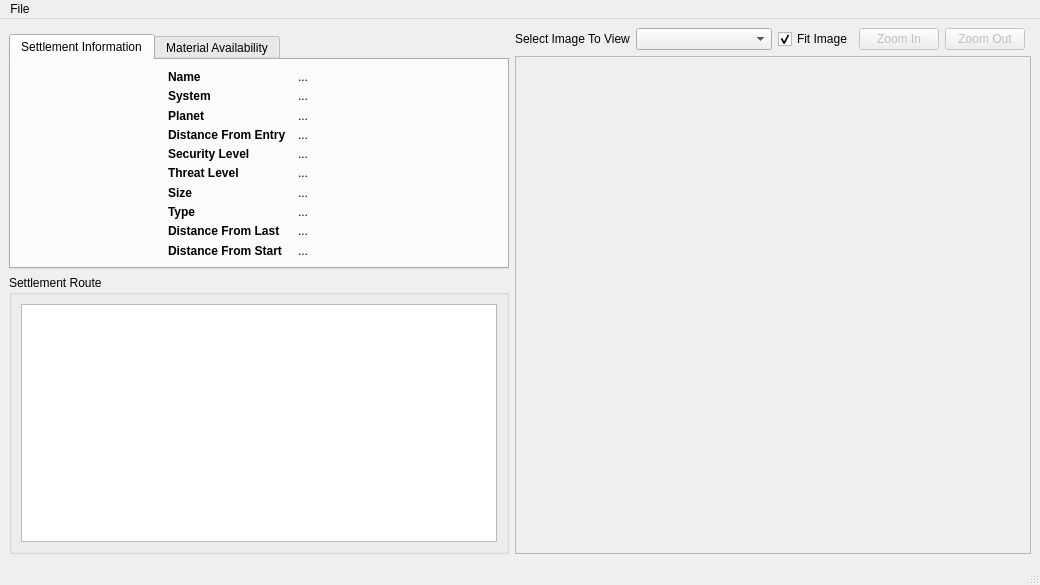
<?xml version="1.0" encoding="UTF-8"?>
<ui version="4.0">
 <class>RouteViewer</class>
 <widget class="QMainWindow" name="RouteViewer">
  <property name="geometry">
   <rect>
    <x>0</x>
    <y>0</y>
    <width>1040</width>
    <height>585</height>
   </rect>
  </property>
  <property name="sizePolicy">
   <sizepolicy hsizetype="MinimumExpanding" vsizetype="MinimumExpanding">
    <horstretch>1</horstretch>
    <verstretch>0</verstretch>
   </sizepolicy>
  </property>
  <property name="minimumSize">
   <size>
    <width>1040</width>
    <height>585</height>
   </size>
  </property>
  <property name="windowTitle">
   <string>Route Viewer</string>
  </property>
  <widget class="QWidget" name="centralwidget">
   <property name="sizePolicy">
    <sizepolicy hsizetype="MinimumExpanding" vsizetype="MinimumExpanding">
     <horstretch>0</horstretch>
     <verstretch>0</verstretch>
    </sizepolicy>
   </property>
   <layout class="QGridLayout" name="gridLayout_4">
    <item row="0" column="2" rowspan="3">
     <layout class="QGridLayout" name="gridLayout_3">
      <item row="0" column="2">
       <widget class="QCheckBox" name="fitImageCheckbox">
        <property name="text">
         <string>Fit Image</string>
        </property>
        <property name="checked">
         <bool>true</bool>
        </property>
       </widget>
      </item>
      <item row="1" column="0" colspan="6">
       <widget class="ImageViewer" name="largeImage">
        <property name="verticalScrollBarPolicy">
         <enum>Qt::ScrollBarAsNeeded</enum>
        </property>
        <property name="horizontalScrollBarPolicy">
         <enum>Qt::ScrollBarAsNeeded</enum>
        </property>
        <property name="sizeAdjustPolicy">
         <enum>QAbstractScrollArea::AdjustToContents</enum>
        </property>
        <property name="widgetResizable">
         <bool>true</bool>
        </property>
        <widget class="AspectRatioPixmapLabel" name="pixmap">
         <property name="geometry">
          <rect>
           <x>0</x>
           <y>0</y>
           <width>502</width>
           <height>477</height>
          </rect>
         </property>
        </widget>
       </widget>
      </item>
      <item row="0" column="3">
       <widget class="QPushButton" name="zoomInButton">
        <property name="enabled">
         <bool>false</bool>
        </property>
        <property name="text">
         <string>Zoom In</string>
        </property>
       </widget>
      </item>
      <item row="0" column="1">
       <widget class="QComboBox" name="imageList">
        <property name="sizePolicy">
         <sizepolicy hsizetype="Preferred" vsizetype="Fixed">
          <horstretch>1</horstretch>
          <verstretch>0</verstretch>
         </sizepolicy>
        </property>
       </widget>
      </item>
      <item row="0" column="0">
       <widget class="QLabel" name="label">
        <property name="sizePolicy">
         <sizepolicy hsizetype="Fixed" vsizetype="Preferred">
          <horstretch>0</horstretch>
          <verstretch>0</verstretch>
         </sizepolicy>
        </property>
        <property name="text">
         <string>Select Image To View</string>
        </property>
       </widget>
      </item>
      <item row="0" column="4">
       <widget class="QPushButton" name="zoomOutButton">
        <property name="enabled">
         <bool>false</bool>
        </property>
        <property name="text">
         <string>Zoom Out</string>
        </property>
       </widget>
      </item>
     </layout>
    </item>
    <item row="2" column="0">
     <widget class="QGroupBox" name="groupBox_2">
      <property name="sizePolicy">
       <sizepolicy hsizetype="Fixed" vsizetype="MinimumExpanding">
        <horstretch>0</horstretch>
        <verstretch>100</verstretch>
       </sizepolicy>
      </property>
      <property name="minimumSize">
       <size>
        <width>500</width>
        <height>0</height>
       </size>
      </property>
      <property name="font">
       <font/>
      </property>
      <property name="title">
       <string>Settlement Route</string>
      </property>
      <layout class="QHBoxLayout" name="horizontalLayout">
       <item>
        <widget class="QTableView" name="tableView">
         <property name="sizePolicy">
          <sizepolicy hsizetype="MinimumExpanding" vsizetype="MinimumExpanding">
           <horstretch>0</horstretch>
           <verstretch>100</verstretch>
          </sizepolicy>
         </property>
         <property name="minimumSize">
          <size>
           <width>400</width>
           <height>50</height>
          </size>
         </property>
         <property name="font">
          <font/>
         </property>
         <property name="alternatingRowColors">
          <bool>true</bool>
         </property>
        </widget>
       </item>
      </layout>
     </widget>
    </item>
    <item row="1" column="0">
     <widget class="QTabWidget" name="tabWidget">
      <property name="sizePolicy">
       <sizepolicy hsizetype="Fixed" vsizetype="Expanding">
        <horstretch>0</horstretch>
        <verstretch>0</verstretch>
       </sizepolicy>
      </property>
      <property name="minimumSize">
       <size>
        <width>500</width>
        <height>0</height>
       </size>
      </property>
      <property name="tabPosition">
       <enum>QTabWidget::North</enum>
      </property>
      <property name="tabShape">
       <enum>QTabWidget::Rounded</enum>
      </property>
      <property name="currentIndex">
       <number>0</number>
      </property>
      <widget class="QWidget" name="tab_3">
       <attribute name="title">
        <string>Settlement Information</string>
       </attribute>
       <layout class="QGridLayout" name="gridLayout">
        <property name="horizontalSpacing">
         <number>20</number>
        </property>
        <property name="verticalSpacing">
         <number>6</number>
        </property>
        <item row="0" column="0">
         <widget class="QLabel" name="settlementIcon">
          <property name="sizePolicy">
           <sizepolicy hsizetype="Fixed" vsizetype="Minimum">
            <horstretch>0</horstretch>
            <verstretch>1</verstretch>
           </sizepolicy>
          </property>
          <property name="minimumSize">
           <size>
            <width>128</width>
            <height>128</height>
           </size>
          </property>
          <property name="maximumSize">
           <size>
            <width>128</width>
            <height>128</height>
           </size>
          </property>
          <property name="font">
           <font>
            <pointsize>13</pointsize>
           </font>
          </property>
          <property name="text">
           <string/>
          </property>
          <property name="pixmap">
           <pixmap>:/noimage.png</pixmap>
          </property>
          <property name="alignment">
           <set>Qt::AlignLeading|Qt::AlignLeft|Qt::AlignVCenter</set>
          </property>
         </widget>
        </item>
        <item row="0" column="1" rowspan="2">
         <layout class="QGridLayout" name="gridLayout_2">
          <property name="horizontalSpacing">
           <number>12</number>
          </property>
          <property name="verticalSpacing">
           <number>4</number>
          </property>
          <item row="7" column="1">
           <widget class="QLabel" name="typeLabel">
            <property name="sizePolicy">
             <sizepolicy hsizetype="Preferred" vsizetype="Preferred">
              <horstretch>0</horstretch>
              <verstretch>1</verstretch>
             </sizepolicy>
            </property>
            <property name="font">
             <font/>
            </property>
            <property name="text">
             <string>...</string>
            </property>
           </widget>
          </item>
          <item row="3" column="1">
           <widget class="QLabel" name="entryDistanceLabel">
            <property name="sizePolicy">
             <sizepolicy hsizetype="Preferred" vsizetype="Preferred">
              <horstretch>0</horstretch>
              <verstretch>1</verstretch>
             </sizepolicy>
            </property>
            <property name="font">
             <font/>
            </property>
            <property name="text">
             <string>...</string>
            </property>
           </widget>
          </item>
          <item row="0" column="1">
           <widget class="QLabel" name="settlementLabel">
            <property name="sizePolicy">
             <sizepolicy hsizetype="Preferred" vsizetype="Preferred">
              <horstretch>0</horstretch>
              <verstretch>1</verstretch>
             </sizepolicy>
            </property>
            <property name="font">
             <font/>
            </property>
            <property name="text">
             <string>...</string>
            </property>
           </widget>
          </item>
          <item row="9" column="0">
           <widget class="QLabel" name="label_16">
            <property name="sizePolicy">
             <sizepolicy hsizetype="Fixed" vsizetype="Preferred">
              <horstretch>0</horstretch>
              <verstretch>0</verstretch>
             </sizepolicy>
            </property>
            <property name="font">
             <font>
              <weight>75</weight>
              <bold>true</bold>
             </font>
            </property>
            <property name="text">
             <string>Distance From Start</string>
            </property>
           </widget>
          </item>
          <item row="4" column="1">
           <widget class="QLabel" name="securityLabel">
            <property name="sizePolicy">
             <sizepolicy hsizetype="MinimumExpanding" vsizetype="Preferred">
              <horstretch>0</horstretch>
              <verstretch>1</verstretch>
             </sizepolicy>
            </property>
            <property name="font">
             <font/>
            </property>
            <property name="text">
             <string>...</string>
            </property>
           </widget>
          </item>
          <item row="9" column="1">
           <widget class="QLabel" name="startDistanceLabel">
            <property name="sizePolicy">
             <sizepolicy hsizetype="Preferred" vsizetype="Preferred">
              <horstretch>0</horstretch>
              <verstretch>1</verstretch>
             </sizepolicy>
            </property>
            <property name="font">
             <font/>
            </property>
            <property name="text">
             <string>...</string>
            </property>
           </widget>
          </item>
          <item row="6" column="1">
           <widget class="QLabel" name="sizeLabel">
            <property name="sizePolicy">
             <sizepolicy hsizetype="Preferred" vsizetype="Preferred">
              <horstretch>0</horstretch>
              <verstretch>1</verstretch>
             </sizepolicy>
            </property>
            <property name="font">
             <font/>
            </property>
            <property name="text">
             <string>...</string>
            </property>
           </widget>
          </item>
          <item row="8" column="0">
           <widget class="QLabel" name="label_21">
            <property name="sizePolicy">
             <sizepolicy hsizetype="Fixed" vsizetype="Preferred">
              <horstretch>0</horstretch>
              <verstretch>0</verstretch>
             </sizepolicy>
            </property>
            <property name="font">
             <font>
              <weight>75</weight>
              <bold>true</bold>
             </font>
            </property>
            <property name="text">
             <string>Distance From Last</string>
            </property>
           </widget>
          </item>
          <item row="1" column="0">
           <widget class="QLabel" name="label_18">
            <property name="sizePolicy">
             <sizepolicy hsizetype="Fixed" vsizetype="Preferred">
              <horstretch>0</horstretch>
              <verstretch>0</verstretch>
             </sizepolicy>
            </property>
            <property name="font">
             <font>
              <weight>75</weight>
              <bold>true</bold>
             </font>
            </property>
            <property name="text">
             <string>System</string>
            </property>
           </widget>
          </item>
          <item row="1" column="1">
           <widget class="QLabel" name="systemLabel">
            <property name="sizePolicy">
             <sizepolicy hsizetype="Preferred" vsizetype="Preferred">
              <horstretch>0</horstretch>
              <verstretch>1</verstretch>
             </sizepolicy>
            </property>
            <property name="font">
             <font/>
            </property>
            <property name="text">
             <string>...</string>
            </property>
           </widget>
          </item>
          <item row="3" column="0">
           <widget class="QLabel" name="label_12">
            <property name="sizePolicy">
             <sizepolicy hsizetype="Fixed" vsizetype="Preferred">
              <horstretch>0</horstretch>
              <verstretch>0</verstretch>
             </sizepolicy>
            </property>
            <property name="font">
             <font>
              <weight>75</weight>
              <bold>true</bold>
             </font>
            </property>
            <property name="text">
             <string>Distance From Entry</string>
            </property>
           </widget>
          </item>
          <item row="8" column="1">
           <widget class="QLabel" name="lastDistanceLabel">
            <property name="sizePolicy">
             <sizepolicy hsizetype="Preferred" vsizetype="Preferred">
              <horstretch>0</horstretch>
              <verstretch>1</verstretch>
             </sizepolicy>
            </property>
            <property name="font">
             <font/>
            </property>
            <property name="text">
             <string>...</string>
            </property>
           </widget>
          </item>
          <item row="7" column="0">
           <widget class="QLabel" name="label_15">
            <property name="sizePolicy">
             <sizepolicy hsizetype="Fixed" vsizetype="Preferred">
              <horstretch>0</horstretch>
              <verstretch>0</verstretch>
             </sizepolicy>
            </property>
            <property name="font">
             <font>
              <weight>75</weight>
              <bold>true</bold>
             </font>
            </property>
            <property name="text">
             <string>Type</string>
            </property>
           </widget>
          </item>
          <item row="6" column="0">
           <widget class="QLabel" name="label_17">
            <property name="sizePolicy">
             <sizepolicy hsizetype="Fixed" vsizetype="Preferred">
              <horstretch>0</horstretch>
              <verstretch>0</verstretch>
             </sizepolicy>
            </property>
            <property name="font">
             <font>
              <weight>75</weight>
              <bold>true</bold>
             </font>
            </property>
            <property name="text">
             <string>Size</string>
            </property>
           </widget>
          </item>
          <item row="0" column="0">
           <widget class="QLabel" name="label_20">
            <property name="sizePolicy">
             <sizepolicy hsizetype="Fixed" vsizetype="Preferred">
              <horstretch>0</horstretch>
              <verstretch>0</verstretch>
             </sizepolicy>
            </property>
            <property name="font">
             <font>
              <weight>75</weight>
              <bold>true</bold>
             </font>
            </property>
            <property name="text">
             <string>Name</string>
            </property>
           </widget>
          </item>
          <item row="2" column="1">
           <widget class="QLabel" name="planetLabel">
            <property name="sizePolicy">
             <sizepolicy hsizetype="Preferred" vsizetype="Preferred">
              <horstretch>0</horstretch>
              <verstretch>1</verstretch>
             </sizepolicy>
            </property>
            <property name="font">
             <font/>
            </property>
            <property name="text">
             <string>...</string>
            </property>
           </widget>
          </item>
          <item row="2" column="0">
           <widget class="QLabel" name="label_19">
            <property name="sizePolicy">
             <sizepolicy hsizetype="Fixed" vsizetype="Preferred">
              <horstretch>0</horstretch>
              <verstretch>0</verstretch>
             </sizepolicy>
            </property>
            <property name="font">
             <font>
              <weight>75</weight>
              <bold>true</bold>
             </font>
            </property>
            <property name="text">
             <string>Planet</string>
            </property>
           </widget>
          </item>
          <item row="5" column="0">
           <widget class="QLabel" name="label_13">
            <property name="sizePolicy">
             <sizepolicy hsizetype="Fixed" vsizetype="Preferred">
              <horstretch>0</horstretch>
              <verstretch>0</verstretch>
             </sizepolicy>
            </property>
            <property name="font">
             <font>
              <weight>75</weight>
              <bold>true</bold>
             </font>
            </property>
            <property name="text">
             <string>Threat Level</string>
            </property>
           </widget>
          </item>
          <item row="4" column="0">
           <widget class="QLabel" name="label_14">
            <property name="sizePolicy">
             <sizepolicy hsizetype="Fixed" vsizetype="Preferred">
              <horstretch>0</horstretch>
              <verstretch>0</verstretch>
             </sizepolicy>
            </property>
            <property name="font">
             <font>
              <weight>75</weight>
              <bold>true</bold>
             </font>
            </property>
            <property name="text">
             <string>Security Level</string>
            </property>
           </widget>
          </item>
          <item row="5" column="1">
           <widget class="QLabel" name="threatLabel">
            <property name="sizePolicy">
             <sizepolicy hsizetype="Preferred" vsizetype="Preferred">
              <horstretch>0</horstretch>
              <verstretch>1</verstretch>
             </sizepolicy>
            </property>
            <property name="font">
             <font/>
            </property>
            <property name="text">
             <string>...</string>
            </property>
           </widget>
          </item>
         </layout>
        </item>
        <item row="1" column="0">
         <spacer name="verticalSpacer_2">
          <property name="orientation">
           <enum>Qt::Vertical</enum>
          </property>
          <property name="sizeHint" stdset="0">
           <size>
            <width>20</width>
            <height>59</height>
           </size>
          </property>
         </spacer>
        </item>
       </layout>
      </widget>
      <widget class="QWidget" name="tab_4">
       <attribute name="title">
        <string>Material Availability</string>
       </attribute>
       <layout class="QVBoxLayout" name="verticalLayout">
        <item>
         <layout class="QGridLayout" name="materials">
          <item row="0" column="1">
           <widget class="QLabel" name="csdProb">
            <property name="text">
             <string>0.0</string>
            </property>
           </widget>
          </item>
          <item row="1" column="1">
           <widget class="QLabel" name="slfProb">
            <property name="text">
             <string>0.0</string>
            </property>
           </widget>
          </item>
          <item row="4" column="1">
           <widget class="QLabel" name="mcfProb">
            <property name="text">
             <string>0.0</string>
            </property>
           </widget>
          </item>
          <item row="1" column="0">
           <widget class="QLabel" name="slf">
            <property name="font">
             <font/>
            </property>
            <property name="text">
             <string>Specialized Legacy Firmware</string>
            </property>
           </widget>
          </item>
          <item row="1" column="2">
           <widget class="QLabel" name="dsd">
            <property name="font">
             <font/>
            </property>
            <property name="text">
             <string>Divergent Scan Data</string>
            </property>
           </widget>
          </item>
          <item row="2" column="0">
           <widget class="QLabel" name="osk">
            <property name="font">
             <font/>
            </property>
            <property name="text">
             <string>Open Symmetric Keys</string>
            </property>
           </widget>
          </item>
          <item row="3" column="2">
           <widget class="QLabel" name="sfp">
            <property name="font">
             <font/>
            </property>
            <property name="text">
             <string>Security Firmware Patch</string>
            </property>
           </widget>
          </item>
          <item row="4" column="2">
           <widget class="QLabel" name="tec">
            <property name="font">
             <font/>
            </property>
            <property name="text">
             <string>Tagged Encryption Codes</string>
            </property>
           </widget>
          </item>
          <item row="3" column="0">
           <widget class="QLabel" name="cif">
            <property name="font">
             <font/>
            </property>
            <property name="text">
             <string>Cracked Industrial Firmware</string>
            </property>
           </widget>
          </item>
          <item row="4" column="0">
           <widget class="QLabel" name="mcf">
            <property name="font">
             <font/>
            </property>
            <property name="text">
             <string>Modified Consumer Firmware</string>
            </property>
           </widget>
          </item>
          <item row="2" column="2">
           <widget class="QLabel" name="mef">
            <property name="font">
             <font/>
            </property>
            <property name="text">
             <string>Modified Embedded Firmware</string>
            </property>
           </widget>
          </item>
          <item row="5" column="0">
           <widget class="QLabel" name="uef">
            <property name="font">
             <font/>
            </property>
            <property name="text">
             <string>Unusual Encrypted Files</string>
            </property>
           </widget>
          </item>
          <item row="0" column="0">
           <widget class="QLabel" name="csd">
            <property name="font">
             <font/>
            </property>
            <property name="text">
             <string>Classified Scan Databanks</string>
            </property>
           </widget>
          </item>
          <item row="0" column="2">
           <widget class="QLabel" name="csf">
            <property name="enabled">
             <bool>true</bool>
            </property>
            <property name="font">
             <font/>
            </property>
            <property name="text">
             <string>Classified Scan Fragment</string>
            </property>
           </widget>
          </item>
          <item row="2" column="1">
           <widget class="QLabel" name="oskProb">
            <property name="text">
             <string>0.0</string>
            </property>
           </widget>
          </item>
          <item row="5" column="1">
           <widget class="QLabel" name="uefProb">
            <property name="text">
             <string>0.0</string>
            </property>
           </widget>
          </item>
          <item row="3" column="1">
           <widget class="QLabel" name="cifProb">
            <property name="text">
             <string>0.0</string>
            </property>
           </widget>
          </item>
          <item row="0" column="3">
           <widget class="QLabel" name="csfProb">
            <property name="text">
             <string>0.0</string>
            </property>
           </widget>
          </item>
          <item row="1" column="3">
           <widget class="QLabel" name="dsdProb">
            <property name="text">
             <string>0.0</string>
            </property>
           </widget>
          </item>
          <item row="2" column="3">
           <widget class="QLabel" name="mefProb">
            <property name="text">
             <string>0.0</string>
            </property>
           </widget>
          </item>
          <item row="3" column="3">
           <widget class="QLabel" name="sfpProb">
            <property name="text">
             <string>0.0</string>
            </property>
           </widget>
          </item>
          <item row="4" column="3">
           <widget class="QLabel" name="tecProb">
            <property name="text">
             <string>0.0</string>
            </property>
           </widget>
          </item>
         </layout>
        </item>
        <item>
         <spacer name="verticalSpacer">
          <property name="orientation">
           <enum>Qt::Vertical</enum>
          </property>
          <property name="sizeHint" stdset="0">
           <size>
            <width>20</width>
            <height>40</height>
           </size>
          </property>
         </spacer>
        </item>
       </layout>
      </widget>
     </widget>
    </item>
   </layout>
  </widget>
  <widget class="QMenuBar" name="menubar">
   <property name="geometry">
    <rect>
     <x>0</x>
     <y>0</y>
     <width>1040</width>
     <height>22</height>
    </rect>
   </property>
   <widget class="QMenu" name="menuFile">
    <property name="title">
     <string>File</string>
    </property>
    <addaction name="actionExport_as_CSV"/>
    <addaction name="actionExport_as_Tab_Separated"/>
   </widget>
   <addaction name="menuFile"/>
  </widget>
  <widget class="QStatusBar" name="statusbar"/>
  <action name="actionExport_as_CSV">
   <property name="text">
    <string>Export as CSV...</string>
   </property>
   <property name="shortcut">
    <string>Ctrl+S</string>
   </property>
  </action>
  <action name="actionExport_as_Tab_Separated">
   <property name="text">
    <string>Export as Tab Separated...</string>
   </property>
   <property name="shortcut">
    <string>Ctrl+Shift+S</string>
   </property>
  </action>
 </widget>
 <customwidgets>
  <customwidget>
   <class>ImageViewer</class>
   <extends>QScrollArea</extends>
   <header location="global">src/Widgets/ImageViewer.h</header>
   <container>1</container>
   <slots>
    <slot>fitToWindow()</slot>
    <slot>zoomIn()</slot>
    <slot>zoomOut()</slot>
   </slots>
  </customwidget>
  <customwidget>
   <class>AspectRatioPixmapLabel</class>
   <extends>QWidget</extends>
   <header location="global">src/Widgets/AspectRatioPixmapLabel.h</header>
   <container>1</container>
  </customwidget>
 </customwidgets>
 <resources/>
 <connections>
  <connection>
   <sender>imageList</sender>
   <signal>activated(QString)</signal>
   <receiver>RouteViewer</receiver>
   <slot>loadSelectedImage(QString)</slot>
   <hints>
    <hint type="sourcelabel">
     <x>734</x>
     <y>61</y>
    </hint>
    <hint type="destinationlabel">
     <x>1347</x>
     <y>13</y>
    </hint>
   </hints>
  </connection>
  <connection>
   <sender>fitImageCheckbox</sender>
   <signal>stateChanged(int)</signal>
   <receiver>largeImage</receiver>
   <slot>fitToWindow()</slot>
   <hints>
    <hint type="sourcelabel">
     <x>822</x>
     <y>57</y>
    </hint>
    <hint type="destinationlabel">
     <x>831</x>
     <y>309</y>
    </hint>
   </hints>
  </connection>
  <connection>
   <sender>zoomInButton</sender>
   <signal>clicked()</signal>
   <receiver>largeImage</receiver>
   <slot>zoomIn()</slot>
   <hints>
    <hint type="sourcelabel">
     <x>913</x>
     <y>65</y>
    </hint>
    <hint type="destinationlabel">
     <x>857</x>
     <y>294</y>
    </hint>
   </hints>
  </connection>
  <connection>
   <sender>zoomOutButton</sender>
   <signal>clicked()</signal>
   <receiver>largeImage</receiver>
   <slot>zoomOut()</slot>
   <hints>
    <hint type="sourcelabel">
     <x>1018</x>
     <y>65</y>
    </hint>
    <hint type="destinationlabel">
     <x>967</x>
     <y>359</y>
    </hint>
   </hints>
  </connection>
  <connection>
   <sender>actionExport_as_CSV</sender>
   <signal>triggered()</signal>
   <receiver>RouteViewer</receiver>
   <slot>exportAsCSV()</slot>
   <hints>
    <hint type="sourcelabel">
     <x>-1</x>
     <y>-1</y>
    </hint>
    <hint type="destinationlabel">
     <x>519</x>
     <y>292</y>
    </hint>
   </hints>
  </connection>
  <connection>
   <sender>actionExport_as_Tab_Separated</sender>
   <signal>triggered()</signal>
   <receiver>RouteViewer</receiver>
   <slot>exportAsTabNewline()</slot>
   <hints>
    <hint type="sourcelabel">
     <x>-1</x>
     <y>-1</y>
    </hint>
    <hint type="destinationlabel">
     <x>519</x>
     <y>292</y>
    </hint>
   </hints>
  </connection>
 </connections>
 <slots>
  <slot>loadSelectedImage(QString)</slot>
  <slot>exportAsCSV()</slot>
  <slot>exportAsTabNewline()</slot>
 </slots>
</ui>
